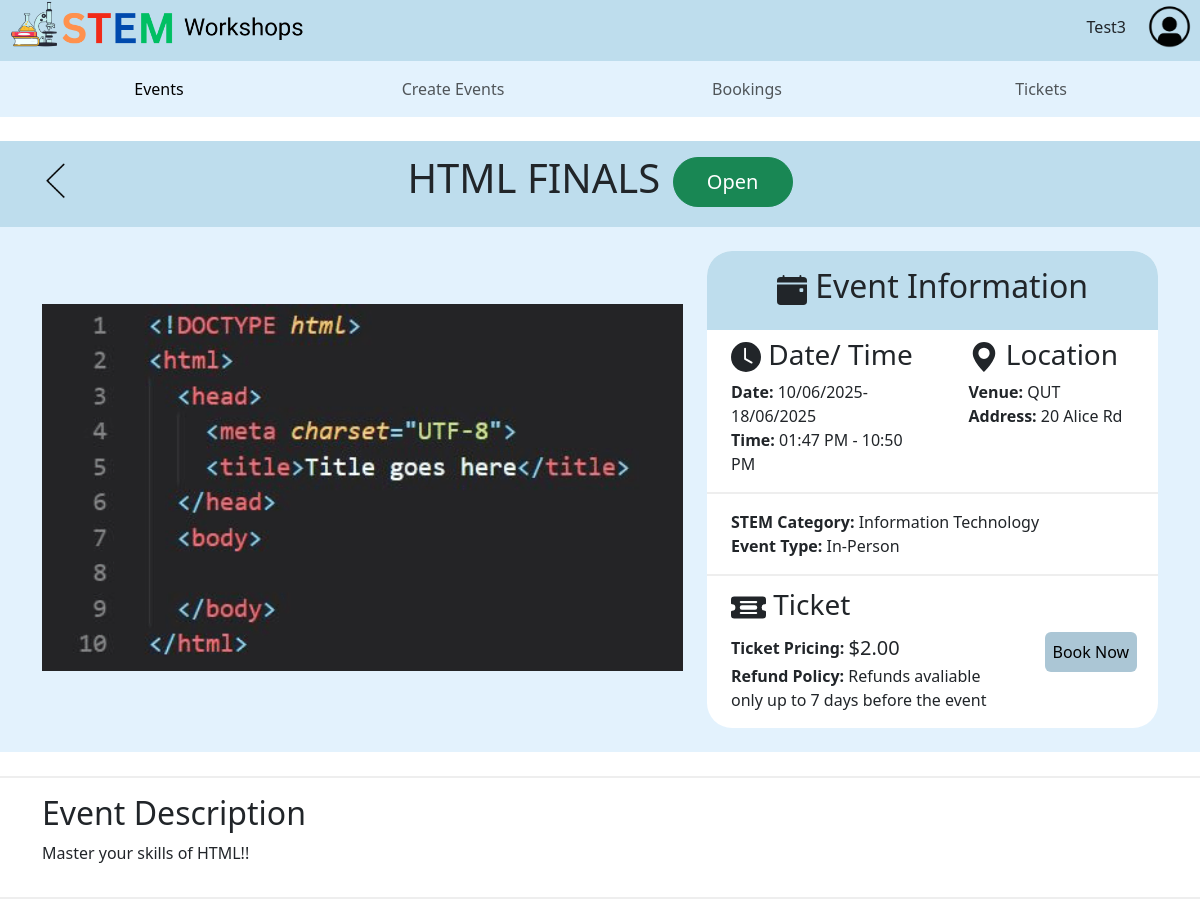
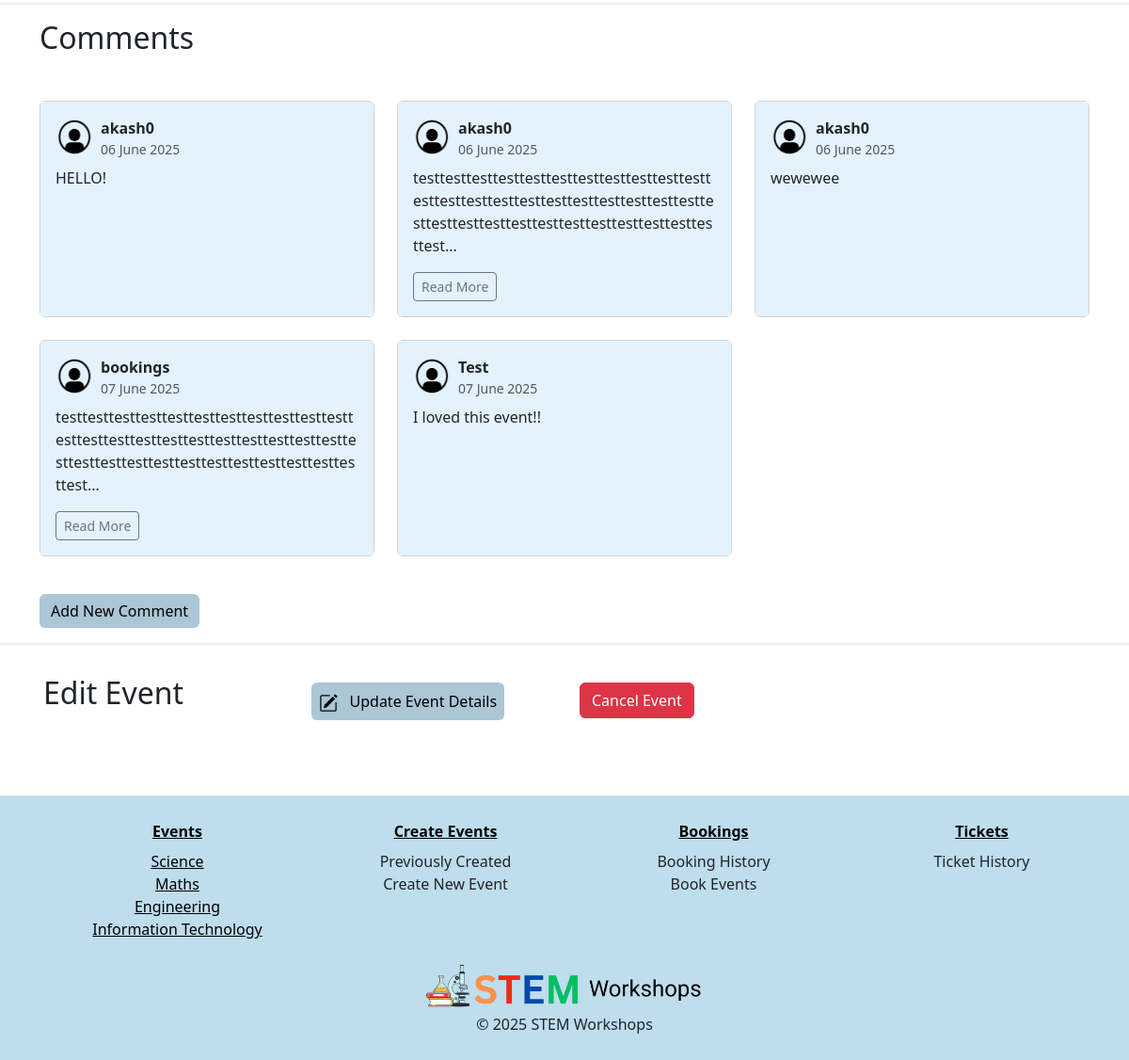
/4 (signed in), run on the app's committed database (2 pictures, top to bottom).
### STEMWorkshops/models.py (models this page shows, shortened)
class User(db.Model, UserMixin):
    __tablename__ = 'users'
    user_id = db.Column(db.Integer, primary_key=True) # Unique ID for user
    name = db.Column(db.String(100), index=True, unique=True, nullable=False) # Username
    emailid = db.Column(db.String(100), index=True, nullable=False) # User Email
    phoneno = db.Column(db.String(100), index=True, nullable=False) # Contact Number
    address = db.Column(db.String(100), index=True, nullable=False) # User Address
    password_hash = db.Column(db.String(255), nullable=False) # Hashed password (For security purposes)
    comments = db.relationship('Comment', backref='user') # Link to user comments

class Event(db.Model):
    __tablename__ = 'events'
    event_id = db.Column(db.Integer, primary_key=True) # Unique ID for event
    event_name = db.Column(db.String(80), nullable=False) # Event Name
    start_time = db.Column(db.DateTime, nullable=False) # Start Time
    end_time = db.Column(db.DateTime, nullable=False) # End Time
    STEM_category = db.Column(db.Enum("Science", "Information Technology", "Maths", "Engineering"), nullable=False) # The Four STEM Fields
    event_type = db.Column(db.Enum("Online", "In-Person"), nullable=False) # The Two Event Types
    event_address = db.Column(db.String(80)) # Address for the event (if in-person)
    event_venue = db.Column(db.String(80)) # Venue for the event (if in-person)
    ticket_price = db.Column(db.Numeric(10,2), nullable=False) # Price per ticket
    ticket_policy = db.Column(db.Integer) #Number of tickets per user
    max_num_tickets = db.Column(db.String(100), nullable=False) # Maximum number of tickets available for the event
    description = db.Column(db.String(200)) # Description of the event
    image = db.Column(db.String(400)) # Image URL for the event
    event_status = db.Column(db.Enum("Open", "Inactive", "Sold Out", "Cancelled")) # The Four event statuses
    user_id = db.Column(db.Integer, db.ForeignKey('users.user_id')) # Foreign key to link to the user who created the event
    comments = db.relationship('Comment', backref='event', cascade="all, delete-orphan")

class Comment(db.Model):
    __tablename__ = 'comments'
    comment_id = db.Column(db.Integer, primary_key=True) # Unique ID for comment
    text = db.Column(db.String(400)) # Comment text
    created_at = db.Column(db.DateTime, default=datetime.now()) # Timestamp for when the comment was created
    user_id = db.Column(db.Integer, db.ForeignKey('users.user_id')) # Foreign key to link to the user who made the comment
    event_id = db.Column(db.Integer, db.ForeignKey('events.event_id')) # Foreign key to link to the event the comment is related to

### STEMWorkshops/events.py (the view)
@events_bp.route('/<id>')
def show(id):
    event = db.session.scalar(db.select(Event).where(Event.event_id==id))
    form = CommentsForm()
    if not event:
       abort(404)
    return render_template('event_details.html', event=event, form=form)

### STEMWorkshops/templates/event_details.html (shortened to what this page needs)
{% extends 'base.html' %}
{% from "bootstrap5/form.html" import render_form %}
{% from "bootstrap5/form.html" import render_field %}
{% block content %}
<section class="event-heading mt-4  p-1">
  <div class="container mt-1  mb-2">
    <div class="row ">
      <div class="d-flex justify-content-start col-2 p-2 ">
        <a href=".//">
          <img src="./static/img/backarrowBlue.png" class="back-arrow " width="50px" height="50px">
        </a>
      </div>
      <div class="heading col-8 ">
        <h1>{{ event.event_name }}</h1> &nbsp; &nbsp;
        <button type="button" class=" btn btn-lg rounded-pill status-button
             {% if event.event_status == 'Open' %}
             btn-success
             {% elif event.event_status == 'Inactive' %}
             btn-warning
             {% else %}
            btn-danger
            {% endif %}
             ">{{ event.event_status }}</button>
      </div>
      <div class="col-2">
      </div>
    </div>
  </div>
</section>
<section class="event-summary  mb-2 p-4">
  <div class="container">
    <div class="row">
      <div class="event-img col-lg-7 col-md-12 mt-4 mb-2">
        <img src="{{ event.image }}" class="img-fluid event-image details-img" alt="...">
      </div>
      <div class="col-lg-5 col-md-12">
        <div class="event-details">
          <div class="event-info">
            <div class=" d-flex justify-content-center">
              <h2 class=" p-3">
                Event Information
              </h2>
            </div>
          </div>
          <div class="summary">
            <div class="row">
              <div class="col-md-6 col-sm-12">
                <h3 class="text-start pt-2 ms-4 ">
                  <svg xmlns="http://www.w3.org/2000/svg" width="30" height="30" fill="currentColor"
                    class="bi bi-clock-fill" viewBox="0 0 16 16">
                    <path
                      d="M16 8A8 8 0 1 1 0 8a8 8 0 0 1 16 0M8 3.5a.5.5 0 0 0-1 0V9a.5.5 0 0 0 .252.434l3.5 2a.5.5 0 0 0 .496-.868L8 8.71z" />
                  </svg>
                  Date/ Time
                </h3>
                <p class="ms-4 ">
                  <b>Date:</b> {{event.start_time.strftime('%d/%m/%Y')}}-{{event.end_time.strftime('%d/%m/%Y')}}<br>
                  <b>Time:</b> {{event.start_time.strftime('%I:%M %p')}} - {{event.end_time.strftime('%I:%M %p')}}<br>
                </p>
              </div>
              <div class="col-md-6 col-sm-12">
                <div>
                  <h3 class="text-start ms-4 pt-2 me-sm-2">
                    <svg xmlns="http://www.w3.org/2000/svg" width="30" height="30" fill="currentColor"
                      class="bi bi-geo-alt-fill" viewBox="0 0 16 16">
                      <path d="M8 16s6-5.686 6-10A6 6 0 0 0 2 6c0 4.314 6 10 6 10m0-7a3 3 0 1 1 0-6 3 3 0 0 1 0 6" />
                    </svg>
                    Location
                  </h3>
                  <p class="ms-4 ">
                    <b>Venue:</b> {{ event.event_venue }} <br>
                    <b>Address:</b> {{ event.event_address }} <br>
                  </p>
                </div>
              </div>
            </div>
          </div>
          <div class="summary">
            <p class=" ms-4 pt-3">
              <b>STEM Category:</b> {{ event.STEM_category }} <br>
              <b>Event Type:</b> {{ event.event_type }} <br>
            </p>
          </div>
          <div class="row ">
            <div class="col-md-8 col-sm-12">
              <h3 class="text-start ms-4 mt-2 pt-1 ">
                Ticket
              </h3>
              <p class="ticket ms-4">
                <b>Ticket Pricing: </b> &nbsp; <span class="ticket-price ">
                  {% if event.ticket_price == '00.00' %}
                  FREE
                  {% else %}
                  ${{ event.ticket_price }}
                  {% endif %}
                </span>
              </p>
              <p class="refund ms-4">
                <b>Refund Policy: </b> {{ event.ticket_policy }}
              </p>
            </div>
            <div class="book-button col-md-4 col-sm-12 text-start">
              {% if not current_user.is_authenticated %}
              <a href="{{ url_for('auth.login') }}"><button class="btn btn-info mt-sm-2  p-2 " type="button">
                  Login to book </button></a>
              {%elif event.event_status == 'Open' and current_user.is_authenticated %}
              <a href="{{url_for('events.booking', id=event.event_id)}}"><button class="btn btn-info mt-sm-2  p-2 "
                  type="button">
                  Book Now</button></a>
              {%elif not event.event_status == 'Open' and current_user.is_authenticated %}
              <button class="btn btn-info mt-sm-2  p-2 " type="button" data-bs-toggle="modal"
                data-bs-target="#cannot-book">Book Event</button>
              {% endif %}
            </div>
          </div>
        </div>
      </div>
    </div>
  </div>
</section>
<section class="event-description mt-4">
  <div class="container pt-3 pb-3">
    <div class="row ">
      <div class="col-lg-12 col-sm-12 col-md-12  ">
        <h2>
          Event Description
        </h2>
        <p>
          {{ event.description }}
        </p>
      </div>
    </div>
  </div>
</section>
<section class="event-description mt-3">
  <div class="container pt-3 pb-3">
    <div class="row">
      <div class="col-4 text-start">
        <h2 class="mb-4">Comments</h2>
      </div>
    </div>
    <div class="row mt-4">
      {% for comment in event.comments %}
      <div class="col-sm-12 col-md-6 col-lg-4 mb-4">
        <div class="card h-100">
          <div class="card-body read-more-comment">
            <div class="d-flex align-items-center mb-2">
              <img src="/static/img/facilitator.png" width="40" height="40" class="me-2 rounded-circle">
              <div>
                <strong>{{ comment.user.name }}</strong>
                <div class="text-muted small">{{ comment.created_at.strftime('%d %B %Y') }}</div>
              </div>
            </div>
            <p class="card-text">{{ comment.text[:140] }}{% if comment.text|length > 140 %}...{% endif %}</p>
            {% if comment.text|length > 140 %}
            <a href="#" class="btn btn-sm btn-outline-secondary" data-bs-toggle="modal"
              data-bs-target="#fullCommentModal{{ comment.comment_id }}">Read More</a>
            {% endif %}
          </div>
        </div>
      </div>
      {% else %}
      <p>No comments yet.</p>
      {% endfor %}
      <div class="row text-end mt-3">
        <div class="col-6 d-flex justify-content-start">
          {% if current_user.is_authenticated %}
          <button type="button" class="btn btn-info " data-bs-toggle="collapse" data-bs-target="#comment-form">Add New
            Comment</button>
          {% else %}
          <a href="{{ url_for('auth.login') }}" class="btn btn-info">Log in to comment</a>
          {% endif %}
        </div>
      </div>
    </div>
  </div>
</section>
{% if event.user_id == current_user.user_id %}
<div class="container pt-3 pb-3 ">
  <div class="row">
    <div class="col-lg-3 col-md-3 col-sm-6 text-start p-3" id="edit-event">
      <h2>
        Edit Event
      </h2>
    </div>
    <div class="col-lg-3 col-md-3 col-sm-6 text-start p-3">
      <a href="{{ url_for('events.update_event', id=event.event_id)}}" class="text-decoration-none"><button
          class="btn btn-info mt-sm-2 p-2 " type="button">
          Update Event Details</button>
      </a>
    </div>
    <div class="col-lg-3 col-md-3 col-sm-6 text-start p-3 mt-2">
      {% if event.event_status == 'Cancelled' %}
      {%else%}
      <button type="submit" class="btn btn-danger" data-bs-toggle="modal" data-bs-target="#cancel-confirmation">Cancel
        Event</button>
    </div>
    {%endif%}
  </div>
</div>
{% endif %}
{% endblock %}

### STEMWorkshops/templates/base.html (shortened to what this page needs)
<html>
<head>
  <link rel="stylesheet" , type="text/css" , href="../static/style/style.css">
  <link href="https://cdn.jsdelivr.net/npm/bootstrap@5.3.2/dist/css/bootstrap.min.css" rel="stylesheet"
>
</head>
<body>
  <header>
    <div class=" d-flex justify-content-between  ms-2 me-2 mb-2" id="topnav">
      <a href="/">
        <img src="{{ url_for('static', filename='img/logo2.png') }}" class="img-fluid" width="300px" height="200px">
      </a>
      <div>
        {% if current_user.is_authenticated %}
        <a type="submit" href="#" data-bs-toggle="modal" data-bs-target="#accountModal"
          class="btn rounded-pill w-10 h-75 me-2 mt-2">{{current_user.name}}</a>
        <a href="#" data-bs-toggle="modal" data-bs-target="#accountModal">
          <img src="{{ url_for('static', filename='img/profile.png') }}" id="profile-icon" class="img-fluid"
            width="45px" height="45px">
        </a>
        {% else %}
        <a type="submit" href="/login" class="btn btn-primary w-10 h-75 me-2 mt-2">Login</a>
        {% endif %}
      </div>
    </div>
    <nav class="navbar navbar-expand-lg">
      <div class="container-fluid m-0">
        <div class="collapse navbar-collapse" id="navbarSupportedContent">
          <ul class="navbar-nav mx-auto text-center row w-100">
            <li class="nav-item col-sm-12 col-lg-3 " id="selected-item">
              <a class="nav-link active full-hover" aria-current="page" href="/">Events</a>
            </li>
            <li class="nav-item  col-sm-12 col-lg-3  ">
              <a class="nav-link full-hover" href="/create">Create Events</a>
            </li>
            <li class="nav-item   col-sm-12 col-lg-3 ">
              <a class="nav-link full-hover" href="/history">Bookings</a>
            </li>
            <li class="nav-item col-sm-12  col-lg-3 ">
              <a class="nav-link full-hover" href="">Tickets</a>
            </li>
          </ul>
        </div>
      </div>
    </nav>
  </header>
  <main>
    {% block content %}
    {% endblock %}
  </main>
  <footer class="footer mt-5">
    <div class="container mt-3">
      <div class="row  mb-2 ">
        <div class="col-sm-12 col-md-3 text-center ">
          <ul>
            <li class="mb-2"><a href="{{ url_for('main.index') }}#browse-events"><b>Events</b></a></li>
            <li><a href="{{ url_for('main.index', category='Science') }}#browse-events">Science</a></li>
            <li><a href="{{ url_for('main.index', category='Maths') }}#browse-events">Maths</a></li>
            <li><a href="{{ url_for('main.index', category='Engineering') }}#browse-events">Engineering</a></li>
            <li><a href="{{ url_for('main.index', category='Information Technology') }}#browse-events">Information
                Technology</a></li>
          </ul>
        </div>
        <div class="col-sm-12 col-md-3 text-center ">
          <ul>
            <li class="mb-2"><a href="/create"><b> Create Events</b></a></li>
            <li>Previously Created</li>
            <li>Create New Event</li>
          </ul>
        </div>
        <div class="col-sm-12 col-md-3 text-center ">
          <ul>
            <li class="mb-2"><a href="/history"><b>Bookings</b></a></li>
            <li>Booking History</li>
            <li>Book Events</li>
          </ul>
        </div>
        <div class="col-sm-12 col-md-3 text-center">
          <ul>
            <li class="mb-2"><a href=""><b>Tickets</b></a></li>
            <li>Ticket History</li>
          </ul>
        </div>
      </div>
      <div class="footer-img">
        <a href="index.html">
          <img src="{{ url_for('static', filename='img/logo2.png') }}" class="img-fluid" width="300px" height="200px"
            id="logo">
        </a>
      </div>
      <div>
        <p class="text-center">&copy; 2025 STEM Workshops</p>
      </div>
    </div>
  </footer>
</body>
</html>

### data on the page
User: name "Test3"
Event: event_name "HTML FINALS", event_status "Open", image (picture), start_time "10/06/2025", end_time "18/06/2025", start_time "01:47 PM", end_time "10:50 PM", event_venue "QUT", event_address "20 Alice Rd", STEM_category "Information Technology", event_type "In-Person", ticket_price "2.00", ticket_policy "Refunds avaliable only up to 7 days before the event", description "Master your skills of HTML!!"
Comment: user.name "akash0", created_at "06 June 2025", text "HELLO!"
Comment: user.name "akash0", created_at "06 June 2025", text "testtesttesttesttesttesttesttesttesttesttesttesttesttesttesttesttesttesttesttesttesttesttesttesttesttesttesttesttesttesttesttesttesttesttest"
Comment: user.name "akash0", created_at "06 June 2025", text "wewewee"
Comment: user.name "bookings", created_at "07 June 2025", text "testtesttesttesttesttesttesttesttesttesttesttesttesttesttesttesttesttesttesttesttesttesttesttesttesttesttesttesttesttesttesttesttesttesttest"
Comment: user.name "Test", created_at "07 June 2025", text "I loved this event!!"
